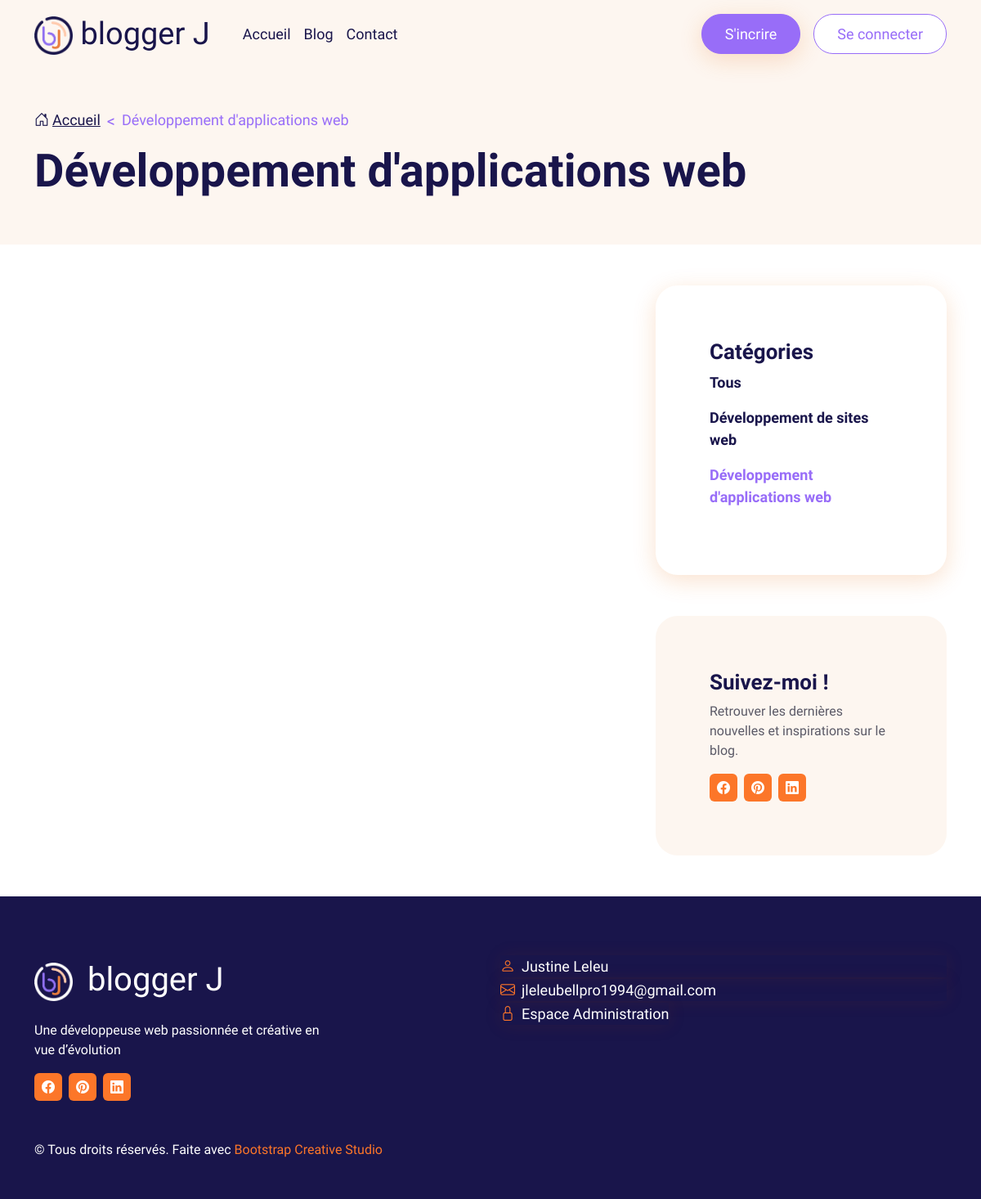
Before: /index.php?action=blog_posts_apps with the older database file.
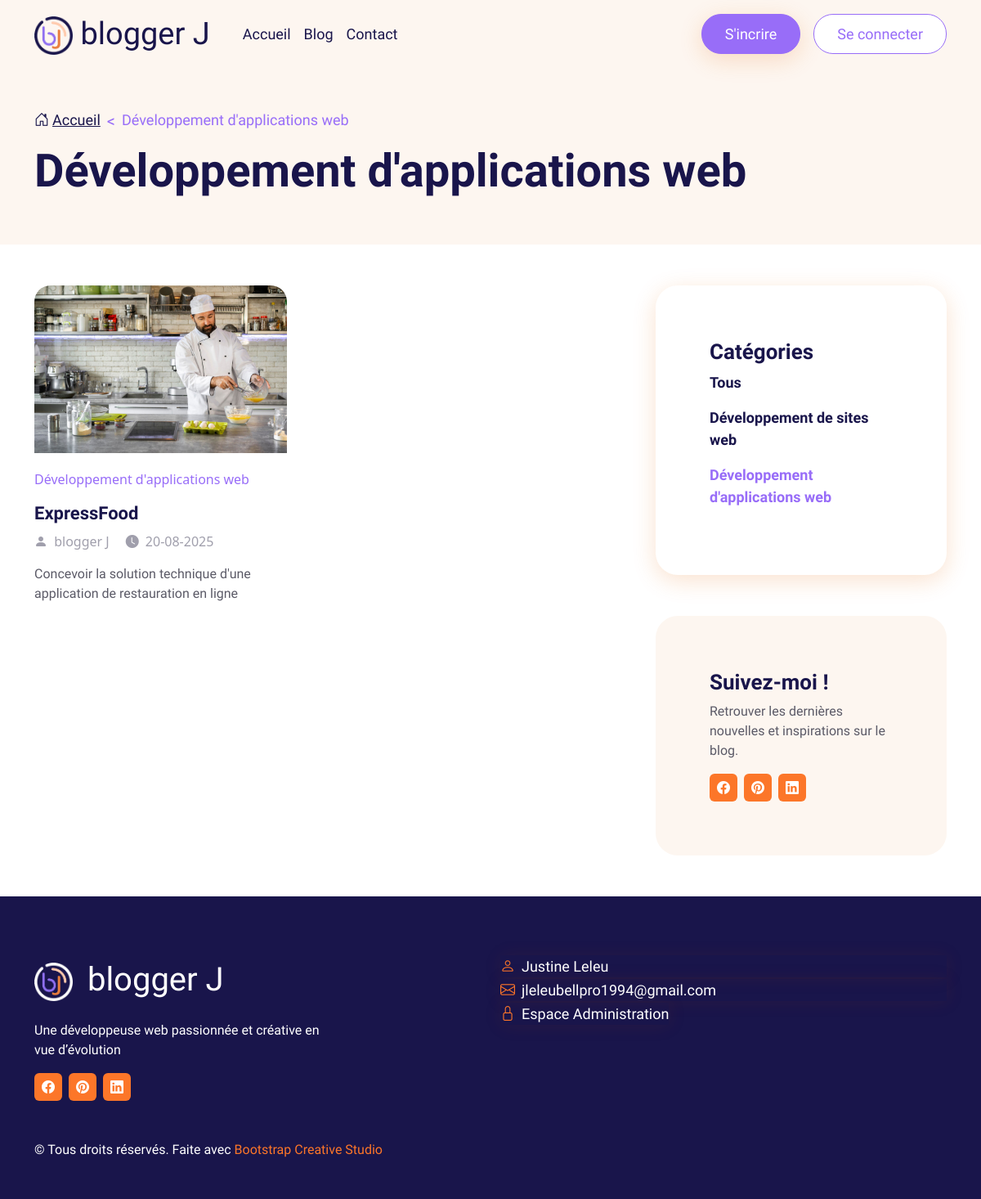
After: the same page with the newer database file.
### tables this page shows
CREATE TABLE `posts` (
  `id` int NOT NULL AUTO_INCREMENT,
  `users_id` int NOT NULL,
  `author` varchar(50) NOT NULL,
  `title` varchar(250) NOT NULL,
  `category` varchar(45) NOT NULL,
  `excerpt` varchar(250) NOT NULL,
  `content` longtext NOT NULL,
  `image` longtext NOT NULL,
  `created_at` datetime DEFAULT CURRENT_TIMESTAMP,
  `updated_at` datetime DEFAULT NULL,
  `active` tinyint(1) NOT NULL,
  `status` varchar(45) NOT NULL,
  PRIMARY KEY (`id`),
  KEY `users_id_idx` (`users_id`),
  CONSTRAINT `users_id` FOREIGN KEY (`users_id`) REFERENCES `users` (`id`) ON DELETE CASCADE ON UPDATE CASCADE
);

### src/controllers/PostsController.php (called while the page is built, shortened)
<?php
class PostsController
{
    public function blogPostsApps(): void
    {
        $post = new Posts();
        $posts = $post->findBy([
            'active' => 1,
            'category' => "Développement d'applications web"
        ]);
        require('../templates/frontend/blogpostsapps/index.php');
    }
}

### public/index.php (called while the page is built, shortened)
<?php
$router = new Router();
$router->run();

### src/models/Model.php (called while the page is built, shortened)
<?php
class Model extends Db
{
    protected string $table;
    public function findBy(array $criteres): array
    {
        $champs = [];
        $valeurs = [];
        foreach ($criteres as $champ => $valeur) {
            $champs[] = "$champ = ?";
            $valeurs[] = $valeur;
        }
        $liste_champs = implode(' AND ', $champs);
        return $this->requete('SELECT * FROM ' . $this->table . ' WHERE ' . $liste_champs, $valeurs)->fetchAll();
    }
    public function requete(string $sql, ?array $attributs = null): PDOStatement|false
    {
        $this->db = Db::getInstance();
        if ($attributs !== null) {
            $query = $this->db->prepare($sql);
            $query->execute($attributs);
            return $query;
        }
        return $this->db->query($sql);
    }
}

### src/models/Posts.php (called while the page is built, shortened)
<?php
class Posts extends Model
{
    public function __construct(?array $data = null)
    {
        $this->table = 'posts';
    }
}

### src/core/Db.php (called while the page is built, shortened)
<?php
class Db extends PDO
{
    private static ?self $instance = null;
    private function __construct()
    {
        $_dsn = 'mysql:dbname=' . self::DBNAME . ';host=' . self::DBHOST;
    }
    public static function getInstance(): self
    {
        if (self::$instance === null) {
            self::$instance = new self();
        }
        return self::$instance;
    }
}

### src/core/DateFormatter.php (called while the page is built, shortened)
<?php
class DateFormatter
{
    public static function enFrancais(string $datetime): string
    {
        $date = \DateTime::createFromFormat('Y-m-d H:i:s', $datetime);
        $locale = 'fr_FR';
        $formatter = new \IntlDateFormatter(
            $locale,
            \IntlDateFormatter::FULL,
            \IntlDateFormatter::SHORT,
            $date->getTimezone(),
            \IntlDateFormatter::GREGORIAN,
            "d-MM-yyyy"
        );
        $dateStr = $formatter->format($date);
        return $dateStr ?: 'Date invalide';
    }
}

### templates/frontend/blogpostsapps/index.php (the view, shortened to what the rows shown need)
<section class="container-fluid bg-light-subtle spacing-col-padding-top-50 spacing-col-padding-bottom-50">
    <div class="container">
        <h1 class="titre-page">Développement d'applications web</h1>
    </div>
</section>
<section class="container spacing-col-padding-top-50">
    <div class="row">
        <div class="col-lg-7 mb-lg-0">
            <div class="row row-cols-lg-2 row-cols-sm-2 row-cols-1 gy-md-4 gy-2">
                <?php foreach ($posts as $post): ?>
                    <div class="col pb-3">
                        <article class="card card-article border-0">
                            <div class="position-relative">
                                <img src="uploads/<?= htmlspecialchars($post->image, ENT_QUOTES, 'UTF-8') ?>" class="card-img-top" alt="Image">
                            </div>
                            <div class="card-body">
                                <div class="marging-top-20 marging-bottom-10">
                                    <span class="fs-sm text-primary"><?= htmlspecialchars($post->category, ENT_QUOTES, 'UTF-8') ?></span>
                                </div>
                                <h3>
                                    <a class="card-post-title" href="index.php?action=post&id=<?= $post->id ?>">
                                        <?= htmlspecialchars($post->title, ENT_QUOTES, 'UTF-8') ?>
                                    </a>
                                </h3>
                                <div class="d-flex flex-row bd-highlight mb-3">
                                    <div class="meta-content-blog bd-highlight">
                                        <i class="bi bi-person-fill fs-base me-1"></i>
                                        <span class="fs-sm"><?= htmlspecialchars($post->author, ENT_QUOTES, 'UTF-8') ?></span>
                                    </div>
                                    <div class="meta-content-blog bd-highlight">
                                        <i class="bi bi-clock-fill fs-base me-1"></i>
                                        <span class="fs-sm"><?= DateFormatter::enFrancais($post->updated_at); ?></span>
                                    </div>
                                </div>
                                <p class="running-text"><?= htmlspecialchars($post->excerpt, ENT_QUOTES, 'UTF-8') ?></p>
                            </div>
                        </article>
                    </div>
                <?php endforeach; ?>
            </div>
        </div>
    </div>
</section>
<?php
require('../templates/layout-frontend.php');
?>

Changed rows visible on the page:
added posts: image (picture), category "Développement d'applications web", title "ExpressFood", author "blogger J", updated_at "20-08-2025", excerpt "Concevoir la solution technique d'une application de restauration en ligne"
